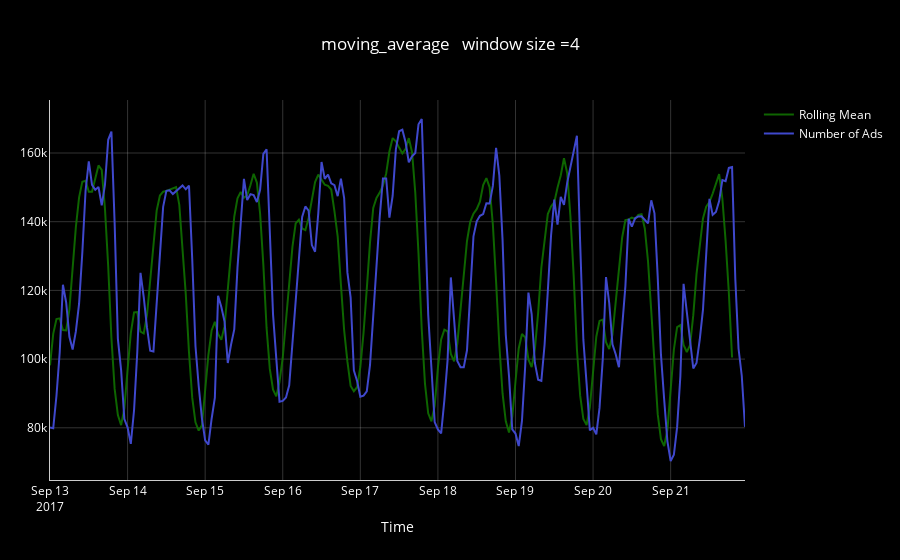

The code cell stored with this chart in its notebook:
### Code cell
plot_moving_average(ads,'Ads',4)

### Figure 1 — Plotly figure (JSON) as saved in the notebook; plotly's stock layout.template omitted (floating-point values rounded to 4 significant figures; data arrays with more than 128 entries replaced by an {"elided": "..."} marker saying what was removed)
{"data": [{"marker": {"color": "rgba(16,112,2,0.9)"}, "mode": "lines", "name": "Rolling Mean", "type": "scatter", "x": {"elided": "216 str values"}, "y": {"elided": "212 float values"}}, {"line": {"color": "rgb(63, 72, 204)"}, "marker": {"color": "rgba(16,112,2,0.9)"}, "mode": "lines", "name": "Number of Ads", "type": "scatter", "x": {"elided": "216 str values"}, "y": {"elided": "216 int values"}}], "layout": {"font": {"color": "#FFFFFF"}, "margin": {"l": 50, "r": 30}, "paper_bgcolor": "rgb(0, 0, 0)", "plot_bgcolor": "rgb(0, 0, 0)", "title": "moving_average \n window size =4", "xaxis": {"gridcolor": "rgba(255,255,255,0.2)", "linecolor": "rgba(255,255,255, 0.8)", "showgrid": true, "title": "Time"}, "yaxis": {"gridcolor": "rgba(255,255,255,0.2)", "linecolor": "rgba(255,255,255, 0.8)", "showgrid": true}}}
